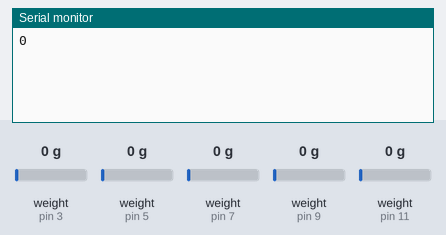
A sketch run on a simulated Arduino Uno, built with avr-gcc and run on an emulated ATmega328P. Shown: the last lines printed to the serial monitor. The test bench sets the inputs (shaded band); at power-on: weight on the scale (sensors on pin 3, pin 5, pin 7, pin 9, pin 11) 0 g.

Above: at 6.2 s.
6.3 s: weight on the scale (sensor on pin 3) set to 100 g
At 7.6 s:
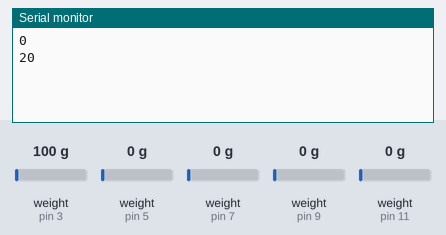
7.8 s: weight on the scale (sensor on pin 5) set to 100 g
At 8.8 s:
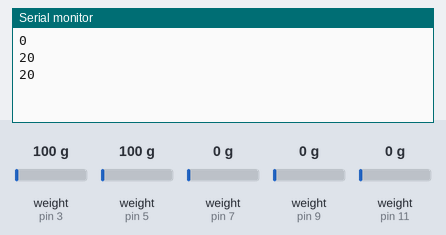
9.3 s: weight on the scale (sensor on pin 7) set to 100 g
At 10.6 s:
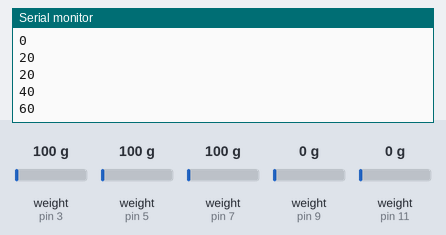
10.8 s: weight on the scale (sensor on pin 9) set to 100 g
At 11.8 s:
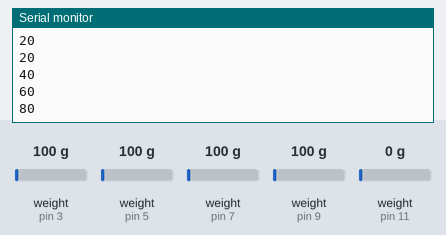
12.3 s: weight on the scale (sensor on pin 11) set to 100 g
At 13.4 s:
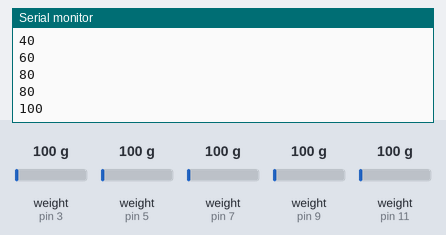
13.8 s: weight on the scale (sensor on pin 3) set to 1250 g
At 14.8 s:
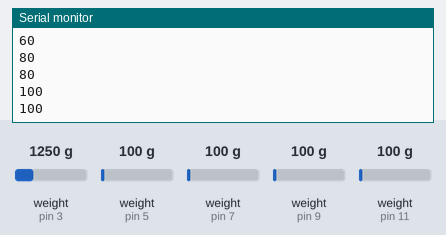
Timing chart, 0 to 16.3 s (numbered marks = the images above; inputs shaded):
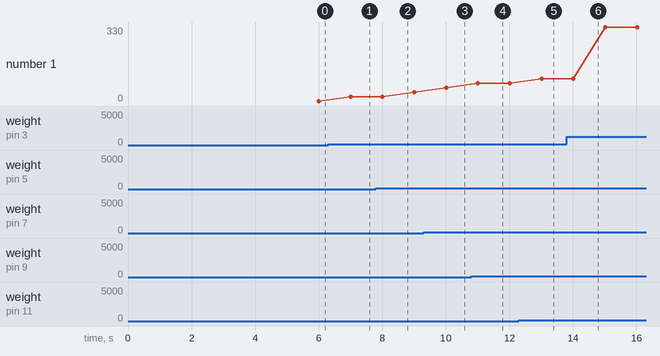

Measured:
- after the input at 6.3 s, the serial monitor: prints a new line after 0.70 s (image 1)
- after the input at 9.3 s, the serial monitor: prints a new line after 0.71 s (image 3)
- after the input at 10.8 s, the serial monitor: prints a new line after 0.21 s (image 4)
- after the input at 12.3 s, the serial monitor: prints a new line after 0.72 s (image 5)
- plotted number 1: 0 → 20 after the input at 6.3 s, 20 → 40 after the input at 7.8 s, 40 → 60 after the input at 9.3 s, 60 → 80 after the input at 10.8 s, 80 → 100 after the input at 12.3 s

The sketch:

Steps_Count.ino
```cpp
#include "HX711.h"

#define LOADCELL1_DOUT_PIN  3
#define LOADCELL1_SCK_PIN  2
#define LOADCELL2_DOUT_PIN  5
#define LOADCELL2_SCK_PIN  4
#define LOADCELL3_DOUT_PIN  7
#define LOADCELL3_SCK_PIN  6
#define LOADCELL4_DOUT_PIN  9
#define LOADCELL4_SCK_PIN  8
#define LOADCELL5_DOUT_PIN  11
#define LOADCELL5_SCK_PIN  10

HX711 scale1;
HX711 scale2;
HX711 scale3;
HX711 scale4;
HX711 scale5;

float calibration_factor = 1950;

int stepCount = 0;
int avg = 0;
float weightThreshold = 1000; // Adjust this value based on the minimum weight change considered as a step
bool stepDetected = false;

unsigned long previousMillis = 0;
const unsigned long interval = 30000; // Interval to reset step count (e.g., 30000 ms = 0.5 minute)

void setup() {
  Serial.begin(115200);

  scale1.begin(LOADCELL1_DOUT_PIN, LOADCELL1_SCK_PIN);
  scale2.begin(LOADCELL2_DOUT_PIN, LOADCELL2_SCK_PIN);
  scale3.begin(LOADCELL3_DOUT_PIN, LOADCELL3_SCK_PIN);
  scale4.begin(LOADCELL4_DOUT_PIN, LOADCELL4_SCK_PIN);
  scale5.begin(LOADCELL5_DOUT_PIN, LOADCELL5_SCK_PIN);

  scale1.set_scale();
  scale2.set_scale();
  scale3.set_scale();
  scale4.set_scale();
  scale5.set_scale();

  scale1.tare(); //Reset the scale to 0
  scale2.tare(); //Reset the scale to 0
  scale3.tare(); //Reset the scale to 0
  scale4.tare(); //Reset the scale to 0
  scale5.tare(); //Reset the scale to 0

}

void loop() {

  scale1.set_scale(calibration_factor); //Adjust to this calibration factor
  scale1.get_units();
  //Serial.print("  ");

  scale2.set_scale(calibration_factor); //Adjust to this calibration factor
  scale2.get_units();
  //Serial.print("  ");

  scale3.set_scale(calibration_factor); //Adjust to this calibration factor
  scale3.get_units();
  //Serial.print("  ");

  scale4.set_scale(calibration_factor); //Adjust to this calibration factor
  scale4.get_units();
  //Serial.print("  ");

  scale5.set_scale(calibration_factor); //Adjust to this calibration factor
  scale5.get_units();
  //Serial.println();

  avg = ((scale1.get_units() + scale2.get_units() + scale3.get_units() + scale4.get_units() + scale5.get_units())/5);
  Serial.println(avg);
  //if (avg >= weightThreshold && !stepDetected) {
    //stepCount++;
    //stepDetected = true;
    //Serial.print("Step Count: ");
    //Serial.println(stepCount);
  //}
  //else {
    //stepDetected = false;
  //}

  //unsigned long currentMillis = millis();
  //if (currentMillis - previousMillis >= interval) {
    //previousMillis = currentMillis;
    //stepCount = 0;
    //Serial.println("Step Count Reset to Zero");
  //}
}
```
